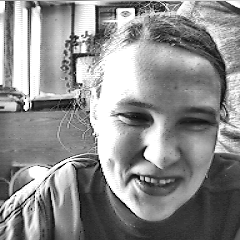
%> input picture diploma/2007/Система online контроля доступа конечного пользователя - Дурнов Денис - РК9-101/sources/work/Select_eyes/C.tif, 240 x 240 px
$ octave --eval "result = ddk_eyes(imread('C.tif'));"   (GNU Octave 9; MATLAB toolbox functions it lacks are replaced by stand-ins)
%> lines starting %> are read from the running program, lines starting %| are printed output that depends on the picture; in (x1, y1, x2, y2) boxes, pixels count from 0 and x2, y2 are one past the last pixel; in counts of white or black regions, pixels touching at a corner belong together; the program's own positions count from 1
### diploma/2007/Система online контроля доступа конечного пользователя - Дурнов Денис - РК9-101/sources/work/Select_eyes/ddk_sel_frame.m
function [I, O, k] = ddk_sel_frame(im, id, num)
% Функция выделения требуемой части из изображения сцены.
% im - обрабатываемая сцена; id - эталон; eye_name - имя глаза.
% I - выделка; O - кооринаты центра выделки (верхний левый угол).
% Производится визуализация результата -> _frame.tif
num
[N, M] = size(im);
[n, m] = size(id);

x = 0; y = 0; k = 0;

if num == 1
    j0 = 1; jend = round(M/2) - m + 1;
elseif num == 2
    j0 = round(M/2); jend = M - m + 1;
else
    j0 = 1; jend = M - m + 1;
end

for i = 1 : N - n + 1 % попиксельное сканирование по вертикали
    for j = j0 : jend % попиксельное сканирование по горизонтали

        s = im(i : (i -1 + n), j : (j - 1 + m));
        s = histeq(s);
        temp = corr2(id, s);

        if temp > k
            k = temp;
            y = i;
            x = j;
        end

    end
end
clear s;

I = im(y : (y - 1 + n), x : (x - 1 + m));
O = [x, y];

% Визуализация результата в виде выделенной рамки на рабочем изображении.
Frame = ddk_frame(im, id, x, y);

### diploma/2007/Система online контроля доступа конечного пользователя - Дурнов Денис - РК9-101/sources/work/Select_eyes/ddk_frame.m
function Frame = ddk_frame(im, id, x, y)
% Фукция отрисовки рамки с черными гранями выделенной части изображения.
%                          [02.10.2006]

[N, M] = size(im);
[n, m] = size(id);

mask = zeros(N, M);

for i = 0 : (n - 1)
    mask(y + i, x) = [1];
    mask(y + i, x + m -1) = [1];
end

for i = 1 : (m - 2)
    mask(y, x + i) = [1];
    mask(y + n - 1, x + i) = [1];
end

imwrite(mask, '_frame.tif');
mask = imread('_frame.tif');
Frame = imsubtract(im, mask);
clear Mask;
imwrite(Frame, '_frame.tif');

### diploma/2007/Система online контроля доступа конечного пользователя - Дурнов Денис - РК9-101/sources/work/Select_eyes/ddk_cent.m
function Pic = ddk_cent(im, Temp, filename)
% Функция отрисовки центров в виде крестиков, координаты которых хранятся в
% массиве Temp. Функция также сохраняет изображение с наложенной маской
% центрови выдает массив этого изображения для последующей визуализации
% результа работы основной программы.
%                   [02.10.2006]

[N, M] = size(im);
[n, m] = size(Temp);

Mask = zeros(N, M);
%A = [0 0 0];
% Temp(p, 1 : 3) = [x + n/2, y + m/2 + 10, temp];

for i = 1 : n
    t1 = Temp(i, 1);
    t2 = Temp(i, 2);
    if (t1 > 0) & (t2 > 0)
       %A= [A; Temp(i, 1 : 3)];
       Mask((t1 - 3):(t1 + 3), t2) = [1 1 1 1 1 1 1];
       Mask(t1, (t2 - 3):(t2 + 3)) = [1; 1; 1; 1; 1; 1; 1];
    end
end

imwrite(Mask, filename);
Mask = imread(filename);
Pic = imadd(im, Mask);
clear Mask;
imwrite(Pic, filename);

### diploma/2007/Система online контроля доступа конечного пользователя - Дурнов Денис - РК9-101/sources/work/Select_eyes/ddk_eyes.m
function [x1, y1, x2, y2] = ddk_eyes(im)
%function ddk_eyes(im, id1, id2, id2n)
% Функция, которая находит центры глаз на рабочем изображении.
% im - рабочее изображение;
% id1 и id2 - эталон средней части лица и правого глаза соответственно.
%                   [03.10.2006]
id1     = imread('Middle.tif');
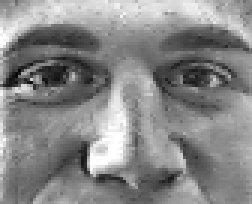
%> input picture diploma/2007/Система online контроля доступа конечного пользователя - Дурнов Денис - РК9-101/sources/work/Select_eyes/Middle.tif, 84 x 68 px (shown 3 times larger)
%> id1 is the input picture: size 68x84 uint8; min 7, max 255, mean 134.7
id2     = imread('ERnn.tif');
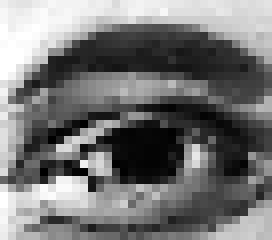
%> input picture diploma/2007/Система online контроля доступа конечного пользователя - Дурнов Денис - РК9-101/sources/work/Select_eyes/ERnn.tif, 34 x 30 px (shown 8 times larger)
%> id2 is the input picture: size 30x34 uint8; min 0, max 255, mean 117.6
id2n    = imread('ELnn.tif');
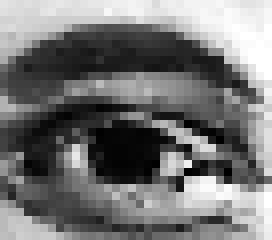
%> input picture diploma/2007/Система online контроля доступа конечного пользователя - Дурнов Денис - РК9-101/sources/work/Select_eyes/ELnn.tif, 34 x 30 px (shown 8 times larger)
%> id2n is the input picture: size 30x34 uint8; min 0, max 255, mean 117.6
[N, M]  = size(id2); % Первоначальные размеры эталона глаза.
%> N = 30; M = 34

% Процедура выделения средней части лица.
O1 = 0; O2 = 0; O3 = 0;
[im1, O1, k1] = ddk_sel_frame(im, id1, 0);
%> after the loop in ddk_sel_frame, `for i = 1 : N - n + 1`: k = 0.462; x = 118; y = 95
%> in ddk_sel_frame, `O = [x, y];`: O = [118 95]
%> after the loop in ddk_frame, `for i = 0 : (n - 1)`: mask: size 240x240 double; values 0 (black) and 1 (white), 0.24% white in thin lines or dots, all inside (x1, y1, x2, y2) = (117, 94, 201, 162)
%> after the loop in ddk_frame, `for i = 1 : (m - 2)`:
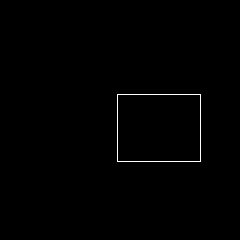
%> mask: size 240x240 double; values 0 (black) and 1 (white), 0.52% white in thin lines or dots, all inside (x1, y1, x2, y2) = (117, 94, 201, 162)
%> O1 = [118 95]; k1 = 0.462
frame = imread('_frame.tif');
figure;
subplot(2, 2, 1); imshow(im); title('Изображение');
subplot(2, 2, 2); imshow(frame); title('Первый шаг');
clear frame;

% Увеличение размера выделенной средней части лица и эталона глаза.
im1     = imresize(im1, 1.6, 'bicubic'); % средняя часть лица
id2     = imresize(id2, 1.6, 'bicubic'); % эталон правого глаза
%> id2: size 48x55 uint8
id2n    = imresize(id2n, 1.6, 'bicubic'); % эталон левого глаза
%> id2n: size 48x55 uint8

% Процедура выделения первого (правого) глаза.
[im2, O2, k2] = ddk_sel_frame(im1, id2, 1);
%> after the loop in ddk_frame (call 2), `for i = 0 : (n - 1)`: mask: size 109x135 double; values 0 (black) and 1 (white), 0.65% white in thin lines or dots, all inside (x1, y1, x2, y2) = (0, 5, 55, 53)
%> O2 = [1 6]; k2 = 0.614
frame = imread('_frame.tif');
subplot(2, 2, 3); imshow(frame); title('Второй шаг');
clear frame;

% [20 lines of commented-out code are left out]
[im2, O3, k3] = ddk_sel_frame(im1, id2n, 2);
%> call 3 of ddk_frame, with x = 81, y = 15
%> after the loop in ddk_frame (call 3), `for i = 0 : (n - 1)`: mask: size 109x135 double; values 0 (black) and 1 (white), 0.65% white in thin lines or dots, all inside (x1, y1, x2, y2) = (80, 14, 135, 62)
%> after the loop in ddk_frame (call 3), `for i = 1 : (m - 2)`:
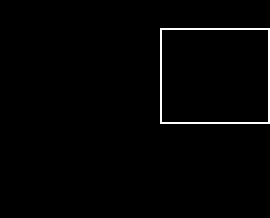
%> mask: size 109x135 double (shown 2 times larger); values 0 (black) and 1 (white), 1.4% white in thin lines or dots, all inside (x1, y1, x2, y2) = (80, 14, 135, 62)
%> in ddk_frame (call 3), `Frame = imsubtract(im, mask);`:
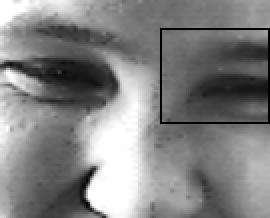
%> Frame: size 109x135 uint8 (shown 2 times larger); min 0, max 255, mean 129.9
%> O3 = [81 15]; k3 = 0.3
frame = imread('_frame.tif');
subplot(2, 2, 4); imshow(frame); title('Третий шаг');
clear frame im2;

% Приведение координат найденных центров.
O2      = round(O2/1.6); O3 = round(O3/1.6);
%> after `O2 = round(O2/1.6)`: O2 = [1 4]
%> after `O3 = round(O3/1.6)`: O3 = [51 9]
O2(1)   = O1(1) + O2(1) + round(N/2) + 5;
O2(2)   = O1(2) + O2(2) + round(M/2);
O3(1)   = O1(1) + O3(1) + round(N/2) + 5;
O3(2)   = O1(2) + O3(2) + round(M/2);
% Создается массив координат для отрисовки центров.
Temp(1, 1 : 3) = [O2(2) O2(1) k2];
Temp(2, 1 : 3) = [O3(2) O3(1) k3];
Temp
%> Temp = [116 139 0.614; 121 189 0.3]

x1 = O2(1); x2 = O3(2);
%> after `x1 = O2(1)`: x1 = 139
%> after `x2 = O3(2)`: x2 = 121
y1 = O2(2); y2 = O3(1);
%> after `y1 = O2(2)`: y1 = 116
%> after `y2 = O3(1)`: y2 = 189

% Отрисовка найденных центров глаз на основном изображении лица.
Pic = ddk_cent(im, Temp, 'Cent_eye.tif');
%> the loop in ddk_cent, `for i = 1 : n` made 2 passes
%> (t1, t2) on passes 1 to 2: (116, 139), (121, 189)
%> after the loop in ddk_cent, `for i = 1 : n`:
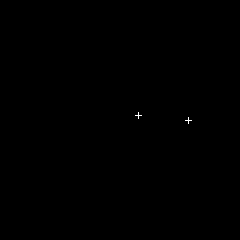
%> Mask: size 240x240 double; values 0 (black) and 1 (white), 0.05% white in thin lines or dots, all inside (x1, y1, x2, y2) = (135, 112, 192, 124)
%> `result = ddk_eyes(imread('C.tif'));`: result = 139
figure; imshow(Pic);
